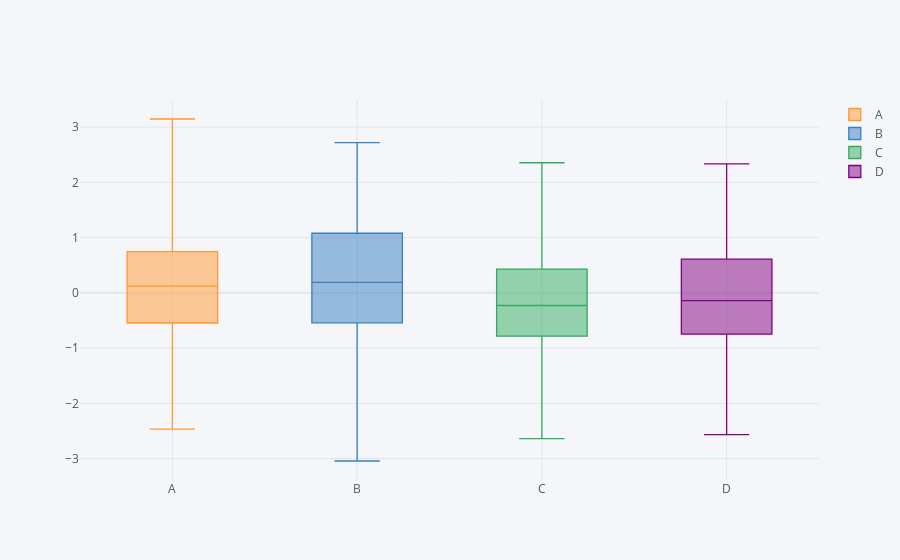

This figure's notebook cell:
### Markdown cell above
### Box plot - Explicação 

Uma análise das estatísticas descritivas da amostra é fundamental para resumirmos algumas informações sobre a população. Estas informações são utilizadas para tomada de decisão e formação de modelos estatísticos paramétricos. Definiremos como:

Mínimo: menor elemento da amostra;

Máximo: maior elemento da amostra;

Quartis (Q1, Q2 e Q3): São valores dados a partir do conjunto de observações ordenado em ordem crescente, que dividem a distribuição em quatro partes iguais. O primeiro quartil, Q1, é o número que deixa 25% das observações abaixo e 75% acima, enquanto que o terceiro quartil, Q3, deixa 75% das observações abaixo e 25% acima. Já Q2 é a mediana, deixa 50% das observações abaixo e 50% das observações acima.

fonte: http://www.portalaction.com.br/estatistica-basica/23-quartis#quartis

### Code cell
df.iplot(kind = 'box')
